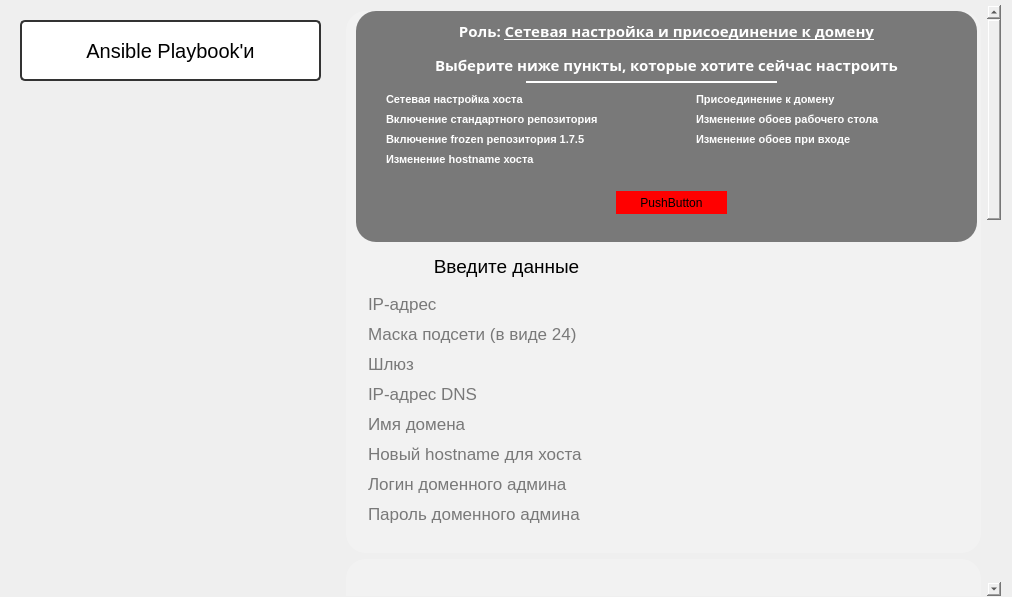
<?xml version="1.0" encoding="UTF-8"?>
<ui version="4.0">
 <class>MainWindow</class>
 <widget class="QMainWindow" name="MainWindow">
  <property name="geometry">
   <rect>
    <x>0</x>
    <y>0</y>
    <width>1012</width>
    <height>597</height>
   </rect>
  </property>
  <property name="cursor">
   <cursorShape>IBeamCursor</cursorShape>
  </property>
  <property name="windowTitle">
   <string>АйтекИнфо</string>
  </property>
  <property name="windowIcon">
   <iconset>
    <normaloff>logo_window_icon.png</normaloff>logo_window_icon.png</iconset>
  </property>
  <property name="styleSheet">
   <string notr="true"/>
  </property>
  <widget class="QWidget" name="centralwidget">
   <property name="font">
    <font>
     <family>Nirmala UI Semilight</family>
    </font>
   </property>
   <property name="cursor">
    <cursorShape>ArrowCursor</cursorShape>
   </property>
   <property name="styleSheet">
    <string notr="true"/>
   </property>
   <widget class="QLabel" name="MainBackground">
    <property name="geometry">
     <rect>
      <x>0</x>
      <y>0</y>
      <width>1071</width>
      <height>601</height>
     </rect>
    </property>
    <property name="styleSheet">
     <string notr="true">QLabel#MainBackground {
	background: qlineargradient(spread:reflect, x1:0, y1:1, x2:0, y2:0, stop:0 rgba(94, 2, 1, 255), stop:0.85 rgba(6, 0, 156, 255))
};</string>
    </property>
    <property name="text">
     <string/>
    </property>
   </widget>
   <widget class="QLabel" name="OpacityBackground_2">
    <property name="geometry">
     <rect>
      <x>10</x>
      <y>10</y>
      <width>321</width>
      <height>581</height>
     </rect>
    </property>
    <property name="styleSheet">
     <string notr="true">QLabel#OpacityBackground_2 {
	background: rgba(255,255,255,0.35);
	border-radius: 20px;
};</string>
    </property>
    <property name="text">
     <string/>
    </property>
   </widget>
   <widget class="QPushButton" name="AnsiblePlaybook_Button">
    <property name="geometry">
     <rect>
      <x>20</x>
      <y>20</y>
      <width>301</width>
      <height>61</height>
     </rect>
    </property>
    <property name="font">
     <font>
      <family>Yu Gothic UI</family>
      <pointsize>15</pointsize>
      <weight>50</weight>
      <bold>false</bold>
     </font>
    </property>
    <property name="styleSheet">
     <string notr="true">QPushButton#AnsiblePlaybook_Button {
    border: 2px solid #333; /* Цвет рамки */
    border-radius: 5px; /* Скругление углов */
    padding: 5px 10px; /* Внутренний отступ */
    background-color: #fff; /* Цвет фона */
}

QPushButton#AnsiblePlaybook_Button:hover {
    background-color: #444; /* Цвет фона при наведении */
    color: #fff; /* Цвет текста при наведении */
}

QPushButton#AnsiblePlaybook_Button:pressed {
 background-color: #666; /* Цвет фона при нажатии */
    color: #fff; /* Цвет текста при нажатии */
}</string>
    </property>
    <property name="text">
     <string>Ansible Playbook'и</string>
    </property>
    <property name="autoDefault">
     <bool>false</bool>
    </property>
   </widget>
   <widget class="QScrollArea" name="AnsibleScroll_Area">
    <property name="geometry">
     <rect>
      <x>340</x>
      <y>5</y>
      <width>661</width>
      <height>591</height>
     </rect>
    </property>
    <property name="styleSheet">
     <string notr="true">background: transparent;
border: none;</string>
    </property>
    <property name="verticalScrollBarPolicy">
     <enum>Qt::ScrollBarAsNeeded</enum>
    </property>
    <property name="horizontalScrollBarPolicy">
     <enum>Qt::ScrollBarAlwaysOff</enum>
    </property>
    <property name="sizeAdjustPolicy">
     <enum>QAbstractScrollArea::AdjustIgnored</enum>
    </property>
    <property name="widgetResizable">
     <bool>true</bool>
    </property>
    <widget class="QWidget" name="AnsibleContent">
     <property name="geometry">
      <rect>
       <x>0</x>
       <y>0</y>
       <width>644</width>
       <height>1650</height>
      </rect>
     </property>
     <property name="minimumSize">
      <size>
       <width>0</width>
       <height>1650</height>
      </size>
     </property>
     <property name="font">
      <font>
       <family>Niagara Engraved</family>
      </font>
     </property>
     <property name="styleSheet">
      <string notr="true"/>
     </property>
     <layout class="QVBoxLayout" name="verticalLayout">
      <property name="spacing">
       <number>6</number>
      </property>
      <property name="leftMargin">
       <number>6</number>
      </property>
      <property name="topMargin">
       <number>6</number>
      </property>
      <property name="rightMargin">
       <number>6</number>
      </property>
      <property name="bottomMargin">
       <number>6</number>
      </property>
      <item>
       <widget class="QFrame" name="Ansible_network_and_domain">
        <property name="font">
         <font>
          <family>MV Boli</family>
         </font>
        </property>
        <property name="styleSheet">
         <string notr="true">QFrame#Ansible_network_and_domain {
	background: rgba(255,255,255,0.2);
	border-radius: 20px;
}</string>
        </property>
        <property name="frameShape">
         <enum>QFrame::StyledPanel</enum>
        </property>
        <property name="frameShadow">
         <enum>QFrame::Raised</enum>
        </property>
        <widget class="QTextBrowser" name="network_and_domain_text">
         <property name="geometry">
          <rect>
           <x>10</x>
           <y>0</y>
           <width>621</width>
           <height>231</height>
          </rect>
         </property>
         <property name="font">
          <font>
           <family>Sitka Heading</family>
           <pointsize>11</pointsize>
           <weight>75</weight>
           <bold>true</bold>
          </font>
         </property>
         <property name="styleSheet">
          <string notr="true">QTextBrowser#network_and_domain_text {
	background: rgba(0,0,0,0.5);
	border-radius: 20px;
	padding: 5px 0px 0px 0px;
}
</string>
         </property>
         <property name="html">
          <string>&lt;!DOCTYPE HTML PUBLIC &quot;-//W3C//DTD HTML 4.0//EN&quot; &quot;http://www.w3.org/TR/REC-html40/strict.dtd&quot;&gt;
&lt;html&gt;&lt;head&gt;&lt;meta name=&quot;qrichtext&quot; content=&quot;1&quot; /&gt;&lt;style type=&quot;text/css&quot;&gt;
p, li { white-space: pre-wrap; }
&lt;/style&gt;&lt;/head&gt;&lt;body style=&quot; font-family:'Sitka Heading'; font-size:11pt; font-weight:600; font-style:normal;&quot;&gt;
&lt;p align=&quot;center&quot; style=&quot; margin-top:12px; margin-bottom:12px; margin-left:0px; margin-right:0px; -qt-block-indent:0; text-indent:0px;&quot;&gt;&lt;span style=&quot; font-family:'MS Shell Dlg 2'; color:#ffffff;&quot;&gt;Роль: &lt;/span&gt;&lt;span style=&quot; font-family:'MS Shell Dlg 2'; text-decoration: underline; color:#ffffff;&quot;&gt;Сетевая настройка и присоединение к домену&lt;/span&gt;&lt;/p&gt;
&lt;p align=&quot;center&quot; style=&quot; margin-top:12px; margin-bottom:12px; margin-left:0px; margin-right:0px; -qt-block-indent:0; text-indent:0px;&quot;&gt;&lt;span style=&quot; font-family:'MS Shell Dlg 2'; color:#ffffff;&quot;&gt;Выберите ниже пункты, которые хотите сейчас настроить&lt;/span&gt;&lt;/p&gt;&lt;/body&gt;&lt;/html&gt;</string>
         </property>
        </widget>
        <widget class="Line" name="line">
         <property name="geometry">
          <rect>
           <x>180</x>
           <y>70</y>
           <width>251</width>
           <height>2</height>
          </rect>
         </property>
         <property name="styleSheet">
          <string notr="true">background: #fff;</string>
         </property>
         <property name="orientation">
          <enum>Qt::Horizontal</enum>
         </property>
        </widget>
        <widget class="QCheckBox" name="check_network">
         <property name="geometry">
          <rect>
           <x>20</x>
           <y>80</y>
           <width>251</width>
           <height>17</height>
          </rect>
         </property>
         <property name="font">
          <font>
           <family>MS Shell Dlg 2</family>
           <pointsize>8</pointsize>
           <weight>75</weight>
           <bold>true</bold>
          </font>
         </property>
         <property name="cursor">
          <cursorShape>PointingHandCursor</cursorShape>
         </property>
         <property name="styleSheet">
          <string notr="true">QCheckBox#check_network {
	color: #fff;
}</string>
         </property>
         <property name="text">
          <string>Сетевая настройка хоста</string>
         </property>
         <property name="checkable">
          <bool>true</bool>
         </property>
         <property name="checked">
          <bool>false</bool>
         </property>
        </widget>
        <widget class="QCheckBox" name="stable_repo">
         <property name="geometry">
          <rect>
           <x>20</x>
           <y>100</y>
           <width>251</width>
           <height>17</height>
          </rect>
         </property>
         <property name="font">
          <font>
           <pointsize>8</pointsize>
           <weight>75</weight>
           <bold>true</bold>
          </font>
         </property>
         <property name="cursor">
          <cursorShape>PointingHandCursor</cursorShape>
         </property>
         <property name="styleSheet">
          <string notr="true">QCheckBox#stable_repo {
	color: #fff;
}</string>
         </property>
         <property name="text">
          <string>Включение стандартного репозитория</string>
         </property>
        </widget>
        <widget class="QCheckBox" name="frozen_repo">
         <property name="geometry">
          <rect>
           <x>20</x>
           <y>120</y>
           <width>251</width>
           <height>17</height>
          </rect>
         </property>
         <property name="font">
          <font>
           <pointsize>8</pointsize>
           <weight>75</weight>
           <bold>true</bold>
          </font>
         </property>
         <property name="cursor">
          <cursorShape>PointingHandCursor</cursorShape>
         </property>
         <property name="styleSheet">
          <string notr="true">QCheckBox#frozen_repo {
	color: #fff;
}</string>
         </property>
         <property name="text">
          <string>Включение frozen репозитория 1.7.5</string>
         </property>
        </widget>
        <widget class="QCheckBox" name="change_hostname">
         <property name="geometry">
          <rect>
           <x>20</x>
           <y>140</y>
           <width>251</width>
           <height>17</height>
          </rect>
         </property>
         <property name="font">
          <font>
           <pointsize>8</pointsize>
           <weight>75</weight>
           <bold>true</bold>
          </font>
         </property>
         <property name="cursor">
          <cursorShape>PointingHandCursor</cursorShape>
         </property>
         <property name="styleSheet">
          <string notr="true">QCheckBox#change_hostname {
	color: #fff;
}</string>
         </property>
         <property name="text">
          <string>Изменение hostname хоста</string>
         </property>
        </widget>
        <widget class="QCheckBox" name="change_domain">
         <property name="geometry">
          <rect>
           <x>330</x>
           <y>80</y>
           <width>251</width>
           <height>17</height>
          </rect>
         </property>
         <property name="font">
          <font>
           <pointsize>8</pointsize>
           <weight>75</weight>
           <bold>true</bold>
          </font>
         </property>
         <property name="cursor">
          <cursorShape>PointingHandCursor</cursorShape>
         </property>
         <property name="styleSheet">
          <string notr="true">QCheckBox#change_domain {
	color: #fff;
}</string>
         </property>
         <property name="text">
          <string>Присоединение к домену</string>
         </property>
        </widget>
        <widget class="QCheckBox" name="change_wallpaper">
         <property name="geometry">
          <rect>
           <x>330</x>
           <y>100</y>
           <width>251</width>
           <height>17</height>
          </rect>
         </property>
         <property name="font">
          <font>
           <pointsize>8</pointsize>
           <weight>75</weight>
           <bold>true</bold>
          </font>
         </property>
         <property name="cursor">
          <cursorShape>PointingHandCursor</cursorShape>
         </property>
         <property name="styleSheet">
          <string notr="true">QCheckBox#change_wallpaper {
	color: #fff;
}</string>
         </property>
         <property name="text">
          <string>Изменение обоев рабочего стола</string>
         </property>
        </widget>
        <widget class="QCheckBox" name="change_wallpaper_background">
         <property name="geometry">
          <rect>
           <x>330</x>
           <y>120</y>
           <width>251</width>
           <height>17</height>
          </rect>
         </property>
         <property name="font">
          <font>
           <pointsize>8</pointsize>
           <weight>75</weight>
           <bold>true</bold>
          </font>
         </property>
         <property name="cursor">
          <cursorShape>PointingHandCursor</cursorShape>
         </property>
         <property name="styleSheet">
          <string notr="true">QCheckBox#change_wallpaper_background {
	color: #fff;
}</string>
         </property>
         <property name="text">
          <string>Изменение обоев при входе</string>
         </property>
        </widget>
        <widget class="QFrame" name="network_and_domain_frame">
         <property name="geometry">
          <rect>
           <x>10</x>
           <y>240</y>
           <width>311</width>
           <height>291</height>
          </rect>
         </property>
         <property name="styleSheet">
          <string notr="true">QFrame#network_and_domain_frame {
	background: rgba(255,255,255,1);
	border-radius: 20px;
}


QFrame &gt; QLineEdit {
    border: 1px solid rgba(0,0,0,0.2);
    background-color: rgba(0,0,0,0.1);
}
</string>
         </property>
         <property name="frameShape">
          <enum>QFrame::StyledPanel</enum>
         </property>
         <property name="frameShadow">
          <enum>QFrame::Raised</enum>
         </property>
         <widget class="QLineEdit" name="IP">
          <property name="geometry">
           <rect>
            <x>10</x>
            <y>40</y>
            <width>291</width>
            <height>25</height>
           </rect>
          </property>
          <property name="font">
           <font>
            <family>Yu Gothic UI</family>
            <pointsize>13</pointsize>
           </font>
          </property>
          <property name="text">
           <string/>
          </property>
          <property name="placeholderText">
           <string>IP-адрес</string>
          </property>
          <property name="clearButtonEnabled">
           <bool>true</bool>
          </property>
         </widget>
         <widget class="QLineEdit" name="Netmask">
          <property name="geometry">
           <rect>
            <x>10</x>
            <y>70</y>
            <width>291</width>
            <height>25</height>
           </rect>
          </property>
          <property name="font">
           <font>
            <family>Yu Gothic UI</family>
            <pointsize>13</pointsize>
           </font>
          </property>
          <property name="placeholderText">
           <string>Маска подсети (в виде 24)</string>
          </property>
          <property name="clearButtonEnabled">
           <bool>true</bool>
          </property>
         </widget>
         <widget class="QLineEdit" name="Gateway">
          <property name="geometry">
           <rect>
            <x>10</x>
            <y>100</y>
            <width>291</width>
            <height>25</height>
           </rect>
          </property>
          <property name="font">
           <font>
            <family>Yu Gothic UI</family>
            <pointsize>13</pointsize>
           </font>
          </property>
          <property name="placeholderText">
           <string>Шлюз</string>
          </property>
          <property name="clearButtonEnabled">
           <bool>true</bool>
          </property>
         </widget>
         <widget class="QLineEdit" name="DNS">
          <property name="geometry">
           <rect>
            <x>10</x>
            <y>130</y>
            <width>291</width>
            <height>25</height>
           </rect>
          </property>
          <property name="font">
           <font>
            <family>Yu Gothic UI</family>
            <pointsize>13</pointsize>
           </font>
          </property>
          <property name="placeholderText">
           <string>IP-адрес DNS</string>
          </property>
          <property name="clearButtonEnabled">
           <bool>true</bool>
          </property>
         </widget>
         <widget class="QLineEdit" name="SearchDomain">
          <property name="geometry">
           <rect>
            <x>10</x>
            <y>160</y>
            <width>291</width>
            <height>25</height>
           </rect>
          </property>
          <property name="font">
           <font>
            <family>Yu Gothic UI</family>
            <pointsize>13</pointsize>
           </font>
          </property>
          <property name="placeholderText">
           <string>Имя домена</string>
          </property>
          <property name="clearButtonEnabled">
           <bool>true</bool>
          </property>
         </widget>
         <widget class="QLineEdit" name="Hostname">
          <property name="geometry">
           <rect>
            <x>10</x>
            <y>190</y>
            <width>291</width>
            <height>25</height>
           </rect>
          </property>
          <property name="font">
           <font>
            <family>Yu Gothic UI</family>
            <pointsize>13</pointsize>
           </font>
          </property>
          <property name="placeholderText">
           <string>Новый hostname для хоста</string>
          </property>
          <property name="clearButtonEnabled">
           <bool>true</bool>
          </property>
         </widget>
         <widget class="QLineEdit" name="LoginAdmin">
          <property name="geometry">
           <rect>
            <x>10</x>
            <y>220</y>
            <width>291</width>
            <height>25</height>
           </rect>
          </property>
          <property name="font">
           <font>
            <family>Yu Gothic UI</family>
            <pointsize>13</pointsize>
           </font>
          </property>
          <property name="placeholderText">
           <string>Логин доменного админа</string>
          </property>
          <property name="clearButtonEnabled">
           <bool>true</bool>
          </property>
         </widget>
         <widget class="QLineEdit" name="PasswordAdmin">
          <property name="geometry">
           <rect>
            <x>10</x>
            <y>250</y>
            <width>291</width>
            <height>25</height>
           </rect>
          </property>
          <property name="font">
           <font>
            <family>Yu Gothic UI</family>
            <pointsize>13</pointsize>
           </font>
          </property>
          <property name="echoMode">
           <enum>QLineEdit::Normal</enum>
          </property>
          <property name="placeholderText">
           <string>Пароль доменного админа</string>
          </property>
          <property name="clearButtonEnabled">
           <bool>true</bool>
          </property>
         </widget>
         <widget class="QLabel" name="network_and_domain_frame_title">
          <property name="geometry">
           <rect>
            <x>60</x>
            <y>0</y>
            <width>181</width>
            <height>31</height>
           </rect>
          </property>
          <property name="font">
           <font>
            <family>Yu Gothic UI</family>
            <pointsize>14</pointsize>
            <weight>50</weight>
            <italic>false</italic>
            <bold>false</bold>
            <underline>false</underline>
            <strikeout>false</strikeout>
            <kerning>true</kerning>
           </font>
          </property>
          <property name="styleSheet">
           <string notr="true">QLabel#network_and_domain_frame_title {
	background: transparent;
}</string>
          </property>
          <property name="text">
           <string>Введите данные</string>
          </property>
          <property name="alignment">
           <set>Qt::AlignCenter</set>
          </property>
         </widget>
        </widget>
        <widget class="QPushButton" name="pushButton">
         <property name="geometry">
          <rect>
           <x>270</x>
           <y>180</y>
           <width>111</width>
           <height>23</height>
          </rect>
         </property>
         <property name="styleSheet">
          <string notr="true">background: red;</string>
         </property>
         <property name="text">
          <string>PushButton</string>
         </property>
        </widget>
       </widget>
      </item>
      <item>
       <widget class="QFrame" name="Ansible_network_folders">
        <property name="styleSheet">
         <string notr="true">background: rgba(255,255,255,0.2);
border-radius: 20px;</string>
        </property>
        <property name="frameShape">
         <enum>QFrame::StyledPanel</enum>
        </property>
        <property name="frameShadow">
         <enum>QFrame::Raised</enum>
        </property>
       </widget>
      </item>
      <item>
       <widget class="QFrame" name="frame">
        <property name="styleSheet">
         <string notr="true">background: rgba(255,255,255,0.2);
border-radius: 20px;</string>
        </property>
        <property name="frameShape">
         <enum>QFrame::StyledPanel</enum>
        </property>
        <property name="frameShadow">
         <enum>QFrame::Raised</enum>
        </property>
       </widget>
      </item>
     </layout>
    </widget>
   </widget>
   <zorder>MainBackground</zorder>
   <zorder>AnsibleScroll_Area</zorder>
   <zorder>OpacityBackground_2</zorder>
   <zorder>AnsiblePlaybook_Button</zorder>
  </widget>
 </widget>
 <tabstops>
  <tabstop>AnsiblePlaybook_Button</tabstop>
  <tabstop>AnsibleScroll_Area</tabstop>
 </tabstops>
 <resources/>
 <connections/>
</ui>
